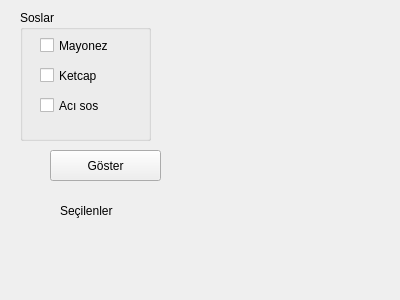
<?xml version="1.0" encoding="UTF-8"?>
<ui version="4.0">
 <class>Form</class>
 <widget class="QWidget" name="Form">
  <property name="geometry">
   <rect>
    <x>0</x>
    <y>0</y>
    <width>400</width>
    <height>300</height>
   </rect>
  </property>
  <property name="windowTitle">
   <string>Form</string>
  </property>
  <widget class="QGroupBox" name="groupBox">
   <property name="geometry">
    <rect>
     <x>20</x>
     <y>10</y>
     <width>131</width>
     <height>131</height>
    </rect>
   </property>
   <property name="title">
    <string>Soslar</string>
   </property>
   <widget class="QCheckBox" name="checkBox">
    <property name="geometry">
     <rect>
      <x>20</x>
      <y>20</y>
      <width>101</width>
      <height>31</height>
     </rect>
    </property>
    <property name="text">
     <string>Mayonez</string>
    </property>
   </widget>
   <widget class="QCheckBox" name="checkBox_2">
    <property name="geometry">
     <rect>
      <x>20</x>
      <y>50</y>
      <width>121</width>
      <height>31</height>
     </rect>
    </property>
    <property name="text">
     <string>Ketcap</string>
    </property>
   </widget>
   <widget class="QCheckBox" name="checkBox_3">
    <property name="geometry">
     <rect>
      <x>20</x>
      <y>80</y>
      <width>151</width>
      <height>31</height>
     </rect>
    </property>
    <property name="text">
     <string>Acı sos</string>
    </property>
   </widget>
  </widget>
  <widget class="QPushButton" name="pushButton">
   <property name="geometry">
    <rect>
     <x>50</x>
     <y>150</y>
     <width>111</width>
     <height>31</height>
    </rect>
   </property>
   <property name="text">
    <string>Göster</string>
   </property>
  </widget>
  <widget class="QLabel" name="label_soslar">
   <property name="geometry">
    <rect>
     <x>60</x>
     <y>200</y>
     <width>341</width>
     <height>21</height>
    </rect>
   </property>
   <property name="text">
    <string>Seçilenler</string>
   </property>
  </widget>
 </widget>
 <resources/>
 <connections/>
</ui>
